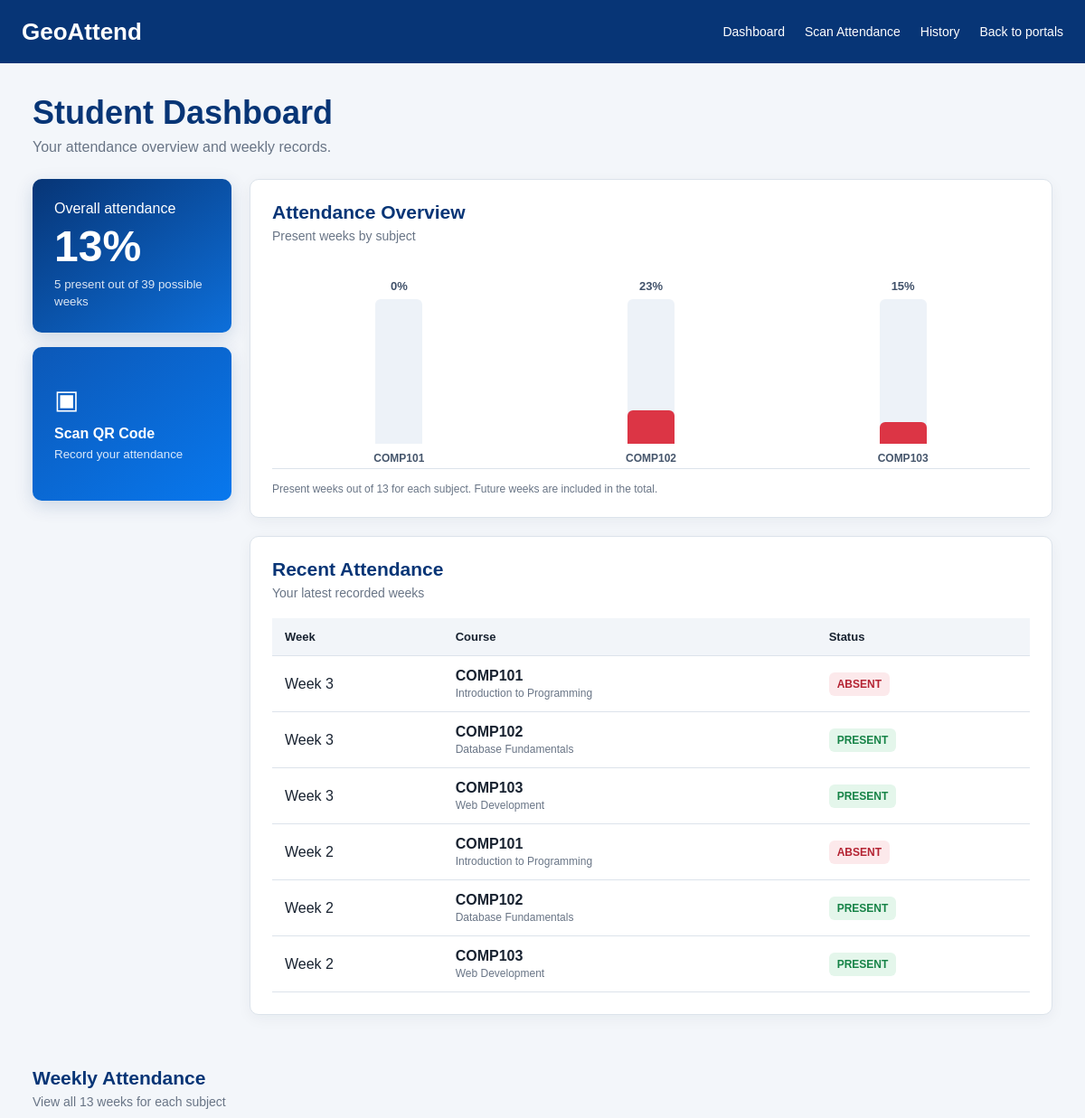
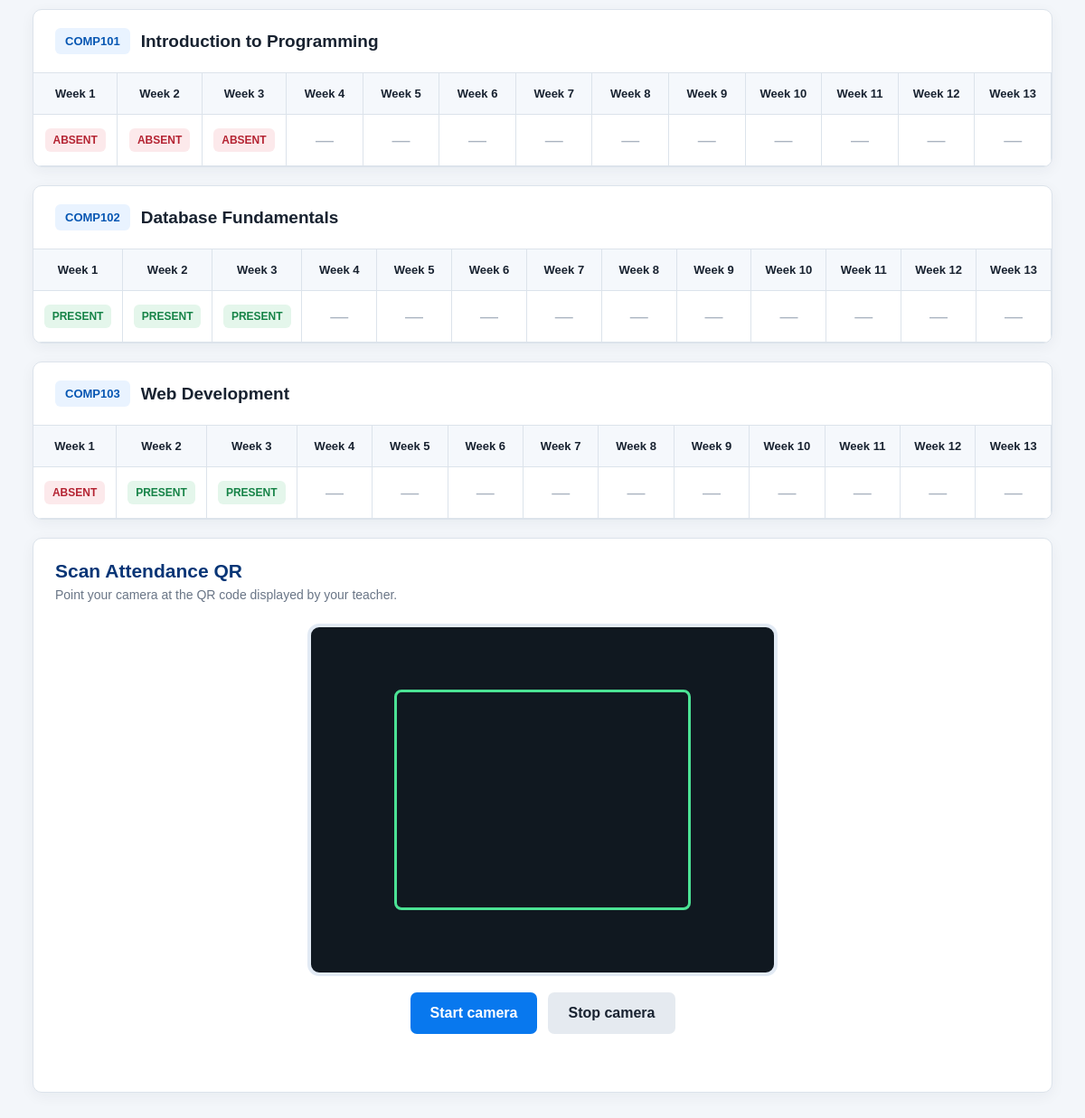
Screenshot of /student/1 with the database file from the repository (2 pictures, top to bottom).
### tables this page shows
CREATE TABLE class_sections (
    section_id INTEGER PRIMARY KEY AUTOINCREMENT,

    course_id INTEGER NOT NULL REFERENCES courses(course_id),
    lecturer_id INTEGER NOT NULL REFERENCES lecturers(lecturer_id),
    room_id INTEGER NOT NULL REFERENCES rooms(room_id),

    semester TEXT NOT NULL,
    academic_year TEXT NOT NULL,

    day_of_week TEXT NOT NULL
        CHECK (day_of_week IN (
            'MONDAY',
            'TUESDAY',
            'WEDNESDAY',
            'THURSDAY',
            'FRIDAY',
            'SATURDAY',
            'SUNDAY'
        )),

    start_time TEXT NOT NULL,
    end_time TEXT NOT NULL,

    section_status TEXT NOT NULL DEFAULT 'ACTIVE'
        CHECK (section_status IN ('ACTIVE', 'INACTIVE'))
);

CREATE TABLE courses (
    course_id INTEGER PRIMARY KEY AUTOINCREMENT,
    course_code TEXT NOT NULL UNIQUE,
    course_name TEXT NOT NULL,
    course_description TEXT
);

CREATE TABLE attendance_records (
    attendance_id INTEGER PRIMARY KEY AUTOINCREMENT,

    session_id INTEGER NOT NULL
        REFERENCES attendance_sessions(session_id),

    student_id INTEGER NOT NULL
        REFERENCES students(student_id),

    -- CLOCK IN
    clock_in_time TEXT,

    clock_in_latitude REAL,
    clock_in_longitude REAL,
    clock_in_accuracy_m REAL,
    clock_in_distance_m REAL,

    -- CLOCK OUT
    clock_out_time TEXT,

    clock_out_latitude REAL,
    clock_out_longitude REAL,
    clock_out_accuracy_m REAL,
    clock_out_distance_m REAL,

    -- WHAT THE SYSTEM DETECTED
    system_status TEXT
        CHECK (system_status IN (
            'PRESENT',
            'LATE',
            'INCOMPLETE',
            'ABSENT'
        )),

    -- FINAL OFFICIAL RESULT
    final_status TEXT
        CHECK (final_status IN (
            'PRESENT',
            'LATE',
            'ABSENT',
            'EXCUSED',
            'INCOMPLETE'
        )),

    -- CLOCK-IN / CLOCK-OUT WORKFLOW STATE
    completion_status TEXT NOT NULL DEFAULT 'ACTIVE'
        CHECK (completion_status IN (
            'ACTIVE',
            'COMPLETE',
            'MISSING_CLOCK_IN',
            'MISSING_CLOCK_OUT',
            'MANUAL_REVIEW',
            'MANUALLY_RESOLVED'
        )),

    -- HOW ATTENDANCE WAS RECORDED
    verification_method TEXT
        CHECK (verification_method IN (
            'QR_GPS',
            'LATE_CHECK_IN',
            'MANUAL',
            'LECTURER_OVERRIDE'
        )),

    created_at TEXT NOT NULL DEFAULT CURRENT_TIMESTAMP,
    updated_at TEXT NOT NULL DEFAULT CURRENT_TIMESTAMP,

    UNIQUE (session_id, student_id)
);

### app.py (the view)
@app.route('/student/<int:student_id>')
def student_page(student_id):
    subjects = db.student_subjects(student_id)
    grids = {}
    for subject in subjects:
        subject_id = subject['subject_id']
        grids[subject_id] = db.attendance_grid(
            subject_id
        )
    return render_template(
        'student.html',
        student_id=student_id,
        subjects=subjects,
        grids=grids
    )

### templates/student.html (shortened to what this page needs)
<!DOCTYPE html>
<html lang="en">
<head>
    <link
        rel="stylesheet"
        href="{{ url_for('static', filename='CSS/style.css') }}"
    >
</head>
<body class="student-dashboard">
    {% set totals = namespace(present=0) %}
    {% set total_possible = subjects|length * 13 %}
    {% for subject in subjects %}
        {% for week in range(1, 14) %}
            {% set status = grids[subject.subject_id].get((student_id, week), '')|upper %}
            {% if status == 'PRESENT' %}
                {% set totals.present = totals.present + 1 %}
            {% endif %}
        {% endfor %}
    {% endfor %}
    <header class="top-header">
        <a class="logo" href="{{ url_for('login') }}">
            GeoAttend
        </a>
        <nav class="student-nav" aria-label="Student navigation">
            <a href="#overview">Dashboard</a>
            <a href="#scan-attendance">Scan Attendance</a>
            <a href="#history">History</a>
            <a href="{{ url_for('login') }}">Back to portals</a>
        </nav>
    </header>
    <main class="dashboard-container" id="overview">
        <div class="page-heading">
            <h1>Student Dashboard</h1>
            <p>Your attendance overview and weekly records.</p>
        </div>
        <div class="student-overview-layout">
            <aside class="student-quick-cards">
                <section class="student-percentage-card" aria-label="Overall attendance">
                    <span>Overall attendance</span>
                    {% if total_possible %}
                        <strong>
                            {{ ((totals.present / total_possible) * 100)|round|int }}%
                        </strong>
                    {% else %}
                        <strong>—</strong>
                    {% endif %}
                    <small>
                        {{ totals.present }} present out of
                        {{ total_possible }} possible weeks
                    </small>
                </section>
                <a class="student-scan-tile" href="#scan-attendance">
                    <span class="student-scan-symbol" aria-hidden="true">▣</span>
                    <strong>Scan QR Code</strong>
                    <small>Record your attendance</small>
                </a>
            </aside>
            <div class="student-overview-main">
                <section class="content-card student-chart-card">
                    <div class="student-card-heading">
                        <div>
                            <h2>Attendance Overview</h2>
                            <p>Present weeks by subject</p>
                        </div>
                    </div>
                    {% if subjects %}
                    <div class="student-chart">
                        {% for subject in subjects %}
                            {% set subject_total = namespace(present=0) %}
                            {% for week in range(1, 14) %}
                                {% set status = grids[subject.subject_id].get((student_id, week), '')|upper %}
                                {% if status == 'PRESENT' %}
                                    {% set subject_total.present = subject_total.present + 1 %}
                                {% endif %}
                            {% endfor %}
                            {% set percentage = ((subject_total.present / 13) * 100)|round|int %}
                            <div class="student-chart-item">
                                <span class="student-chart-value">
                                    {{ percentage }}%
                                </span>
                                <div class="student-chart-track">
                                    <div
                                        class="student-chart-bar
                                        {% if percentage >= 75 %}chart-green
                                        {% elif percentage >= 50 %}chart-orange
                                        {% else %}chart-red{% endif %}"
                                        style="height: {{ percentage }}%;"
                                    ></div>
                                </div>
                                <span
                                    class="student-chart-label"
                                    title="{{ subject.name }}"
                                >
                                    {{ subject.code }}
                                </span>
                            </div>
                        {% endfor %}
                    </div>
                    <p class="student-chart-note">
                        Present weeks out of 13 for each subject.
                        Future weeks are included in the total.
                    </p>
                    {% else %}
                    <p class="student-no-data">
                        No subjects available yet.
                    </p>
                    {% endif %}
                </section>
                <section
                    class="content-card student-history-card"
                    id="history"
                >
                    <div class="student-card-heading">
                        <div>
                            <h2>Recent Attendance</h2>
                            <p>Your latest recorded weeks</p>
                        </div>
                    </div>
                    <div class="student-history-scroll">
                        <table class="student-history-table">
                            <thead>
                                <tr>
                                    <th scope="col">Week</th>
                                    <th scope="col">Course</th>
                                    <th scope="col">Status</th>
                                </tr>
                            </thead>
                            <tbody>
                                {% set recent = namespace(count=0) %}
                                {% for week in range(13, 0, -1) %}
                                    {% for subject in subjects %}
                                        {% set status = grids[subject.subject_id].get((student_id, week), '') %}
                                        {% if status and recent.count < 6 %}
                                            {% set recent.count = recent.count + 1 %}
                                            <tr>
                                                <td>Week {{ week }}</td>
                                                <td>
                                                    <strong>{{ subject.code }}</strong>
                                                    <span>{{ subject.name }}</span>
                                                </td>
                                                <td>
                                                    <span class="attendance-status
                                                        {% if status|upper == 'PRESENT' %}status-present
                                                        {% elif status|upper == 'ABSENT' %}status-absent
                                                        {% elif status|upper == 'LATE' %}status-late
                                                        {% endif %}">
                                                        {{ status }}
                                                    </span>
                                                </td>
                                            </tr>
                                        {% endif %}
                                    {% endfor %}
                                {% endfor %}
                            </tbody>
                        </table>
                    </div>
                </section>
            </div>
        </div>
        <section
            class="student-records-section"
            aria-labelledby="records-heading"
        >
            <div class="student-card-heading">
                <div>
                    <h2 id="records-heading">Weekly Attendance</h2>
                    <p>View all 13 weeks for each subject</p>
                </div>
            </div>
            {% for subject in subjects %}
            <article class="content-card student-subject-card">
                <div class="student-subject-heading">
                    <span class="subject-code">
                        {{ subject.code }}
                    </span>
                    <h3>{{ subject.name }}</h3>
                </div>
                <div class="table-wrapper">
                    <table class="attendance-table student-attendance-table">
                        <thead>
                            <tr>
                                {% for week in range(1, 14) %}
                                <th scope="col">
                                    Week {{ week }}
                                </th>
                                {% endfor %}
                            </tr>
                        </thead>
                        <tbody>
                            <tr>
                                {% for week in range(1, 14) %}
                                    {% set status = grids[subject.subject_id].get((student_id, week), '') %}
                                    <td>
                                        {% if status %}
                                            <span class="attendance-status
                                                {% if status|upper == 'PRESENT' %}status-present
                                                {% elif status|upper == 'ABSENT' %}status-absent
                                                {% elif status|upper == 'LATE' %}status-late
                                                {% endif %}">
                                                {{ status }}
                                            </span>
                                        {% else %}
                                            <span class="empty-status">—</span>
                                        {% endif %}
                                    </td>
                                {% endfor %}
                            </tr>
                        </tbody>
                    </table>
                </div>
            </article>
            {% else %}
            <div class="content-card student-no-data">
                No active subjects were found for this student.
            </div>
            {% endfor %}
        </section>
        <section
            class="content-card student-scanner-card"
            id="scan-attendance"
            aria-labelledby="scanner-heading"
        >
            <div class="student-card-heading">
                <div>
                    <h2 id="scanner-heading">
                        Scan Attendance QR
                    </h2>
                    <p>
                        Point your camera at the QR code
                        displayed by your teacher.
                    </p>
                </div>
            </div>
            <div class="camera-container">
                <video
                    id="camera"
                    playsinline
                    muted
                    aria-label="QR scanner camera preview"
                ></video>
            </div>
            <div class="scanner-actions">
                <button
                    id="start"
                    class="primary-button"
                    type="button"
                >
                    Start camera
                </button>
                <button
                    id="stop"
                    class="secondary-button"
                    type="button"
                >
                    Stop camera
                </button>
            </div>
            <p
                id="message"
                class="scanner-message"
                role="status"
                aria-live="polite"
                data-scan-url="{{ url_for('scan', student_id=student_id) }}"
            ></p>
        </section>
    </main>
</body>
</html>

### rows the page displays
class_sections: percentage "0", code "COMP101", week "3", name "Introduction to Programming", week "2", week "1" "2" "3" "4" "5" "6" "7" "8" "9" "10" "11" "12" "13"
class_sections: percentage "23", code "COMP102", week "3", name "Database Fundamentals", week "2", week "1" "2" "3" "4" "5" "6" "7" "8" "9" "10" "11" "12" "13"
class_sections: percentage "15", code "COMP103", week "3", name "Web Development", week "2", week "1" "2" "3" "4" "5" "6" "7" "8" "9" "10" "11" "12" "13"
attendance_records: final_status "ABSENT", final_status "ABSENT"
attendance_records: final_status "PRESENT", final_status "PRESENT"
attendance_records: final_status "PRESENT", final_status "PRESENT"
attendance_records: final_status "ABSENT", final_status "ABSENT"
attendance_records: final_status "PRESENT", final_status "PRESENT"
attendance_records: final_status "PRESENT", final_status "PRESENT"
attendance_records: final_status "ABSENT"
attendance_records: final_status "PRESENT"
attendance_records: final_status "ABSENT"

### other values shown
{{ ((totals.present / total_possible) * 100)|round|int }} "13"
{{ totals.present }} "5"
{{ total_possible }} "39"
